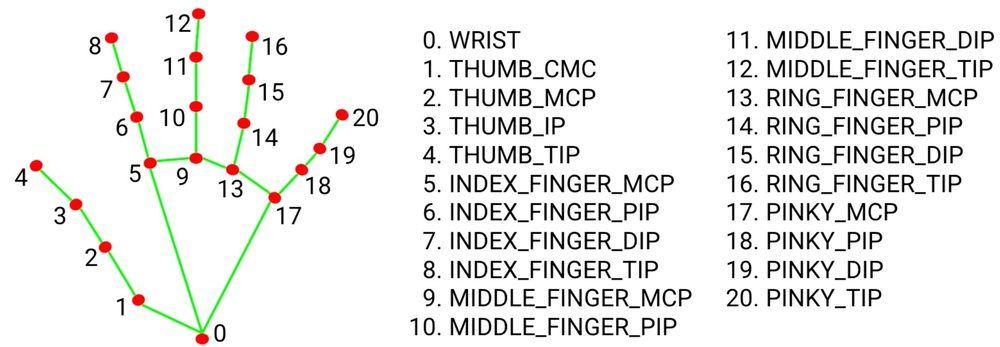
#> input picture IA/Programacion/Ejercicios/piedra_papel_tijera/images/handlandmarker.jpg, 1000 x 347 px, shrunk from 2146 x 744 before the run, given in place of the camera
$ python piedra_papel_tijera_opencv.py
#> lines starting #> are read from the running program, lines starting #| are printed output that depends on the picture; after the words box and inside, x2 and y2 are one past the last pixel; in counts of white or black regions, pixels touching at a corner belong together
import cv2 as cv
import numpy as np

cam = cv.VideoCapture(0)
cv.namedWindow("Cam")

esc = False
while not esc:
    if cv.waitKey(10) & 0xFF == 27 or cv.getWindowProperty("Cam", cv.WND_PROP_VISIBLE) < 1.0: esc = True
#> (key Esc is pressed here)

    # Recogo el frame y lo muestro
    _, frame = cam.read()
#> frame is the input picture: shape (347, 1000, 3); mean B, G, R 233.1, 234.7, 234.8
    cv.imshow("Cam", frame)

    img1 = frame
    img_cnt = cv.cvtColor(img1, cv.COLOR_RGB2RGBA)
    # img_cnt = cv.cvtColor(img1, cv.COLOR_BGR2RGB)

    # Lo paso a hsv y recogo solamente el valor V
    img1 = cv.cvtColor(img1, cv.COLOR_BGR2HSV)
#> img1: shape (347, 1000, 3); mean H, S, V 5.8, 3.7, 236.3
    img1 = img1[:,:,2] # img1 = img1[:,:,-1]
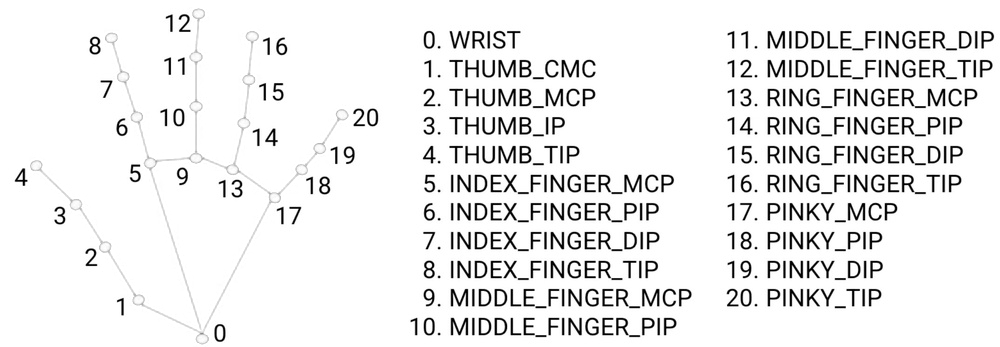
#> img1: shape (347, 1000); min 0, max 255, mean 236.3

    # cv.GaussianBlur(img1, (5,5), 10, 10) # ??????
    ret, th1 = cv.threshold(img1, 140, 255, cv.THRESH_BINARY)
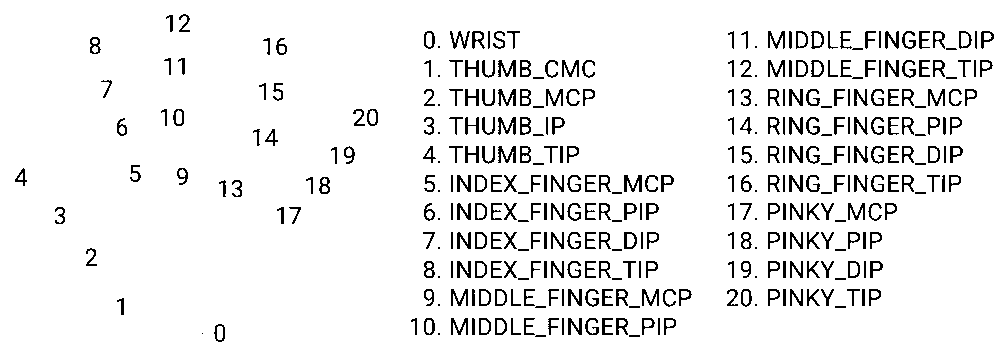
#> th1: shape (347, 1000); 92.7% white; black in thin lines or dots
    kernel = np.ones((5,5), np.uint8)
    kernel = cv.getStructuringElement(cv.MORPH_ELLIPSE, (3,3))

    img2 = cv.morphologyEx(th1, cv.MORPH_OPEN, kernel, iterations=8)
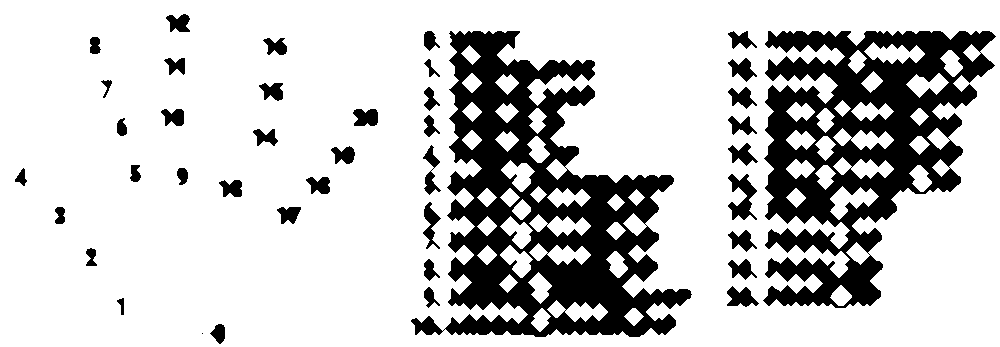
#> img2: shape (347, 1000); 78.6% white; 41 black regions (1 under 20 px), largest, box (x1, y1, x2, y2) and area: (411, 31, 692, 337) 34811, (763, 31, 996, 308) 29985, (728, 174, 757, 220) 672
    img2 = cv.morphologyEx(img2, cv.MORPH_CLOSE, kernel, iterations=2)
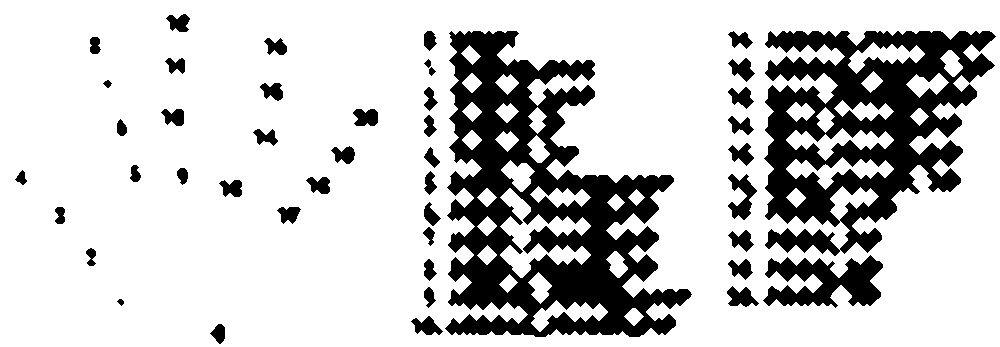
#> img2: shape (347, 1000); 78.9% white; 45 black regions, largest, box (x1, y1, x2, y2) and area: (445, 31, 692, 337) 34238, (764, 31, 996, 256) 26104, (763, 255, 883, 308) 3657

    umbral_minimo = 50
    umbral_maximo = 100

    cn = cv.Canny(img2, umbral_minimo, umbral_maximo)
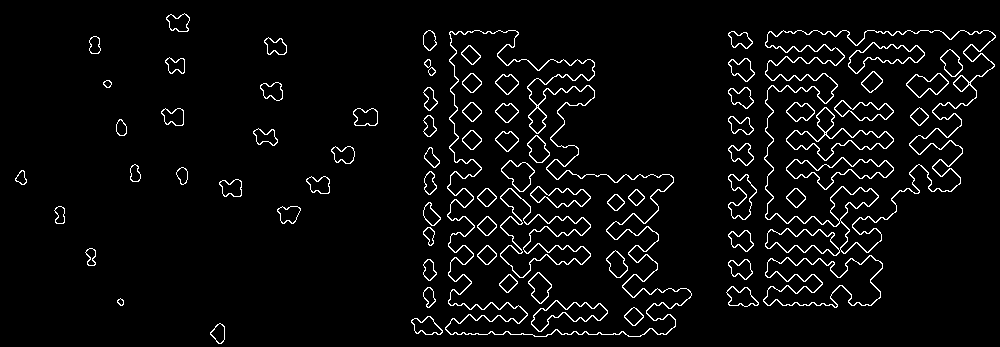
#> cn: shape (347, 1000); 4.3% white in thin lines or dots
    contornos, _ = cv.findContours(cn.copy(), cv.RETR_EXTERNAL, cv.CHAIN_APPROX_SIMPLE)
#> contornos = 45 contours; largest, box (x1, y1, x2, y2) and area: (445, 30, 692, 337) 44497, (764, 30, 996, 256) 34215, (763, 255, 883, 308) 3810, (728, 174, 757, 220) 683, (726, 286, 759, 307) 410

    for cnt in contornos:
        M = cv.moments(cnt)

        if M['m00'] != 0:
            cx = int(M["m10"]/M['m00'])
            cy = int(M["m01"]/M['m00'])
            cv.circle(img_cnt, (cx,cy), 5, (0,0,255),4)

        area = cv.contourArea(cnt)
        perimetro = cv.arcLength(cnt, True)
        approx = cv.approxPolyDP(cnt, 0.001*perimetro, True)
        cv.drawContours(img_cnt, [approx], -1, (0,255,0),4)
        # TODO dado el perimetro y el area decir si es piedra,papel o tijera

        cv.imshow("Contornos", img_cnt)
#> this loop made 45 passes
#> (cx, cy, area, perimetro) on passes 1 to 12: (218, 333, 193, 55.11), (426, 326, 357, 91.4), (120, 301, 31, 21.31), (428, 296, 154.5, 54.53), (740, 296, 410.5, 100.5), (740, 268, 308, 81.74), (428, 269, 185.5, 57.36), (824, 281, 3810.5, 580.6), (90, 256, 118.5, 53.7), (741, 239, 322.5, 83.98), (429, 234, 122.5, 49.7), (288, 213, 279.5, 75.01)
#> pass 2, `cv.imshow("Contornos", img_cnt)`:
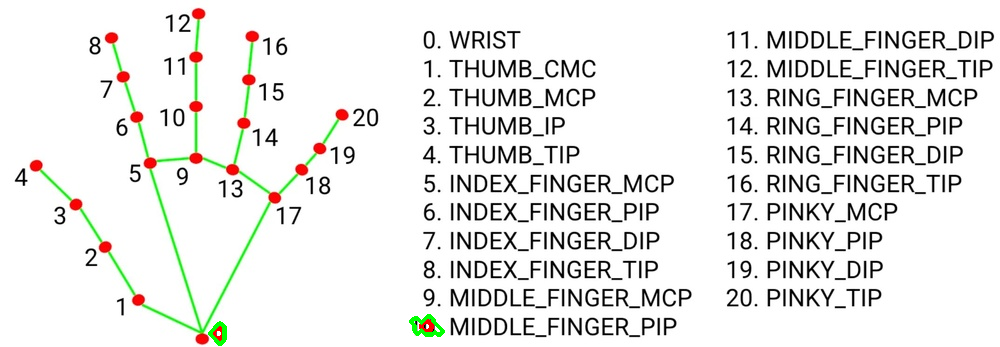
#> window 'Contornos': shape (347, 1000, 4); mean B, G, R, A 232.7, 234.7, 234.5, 254.4
#> after the loop:
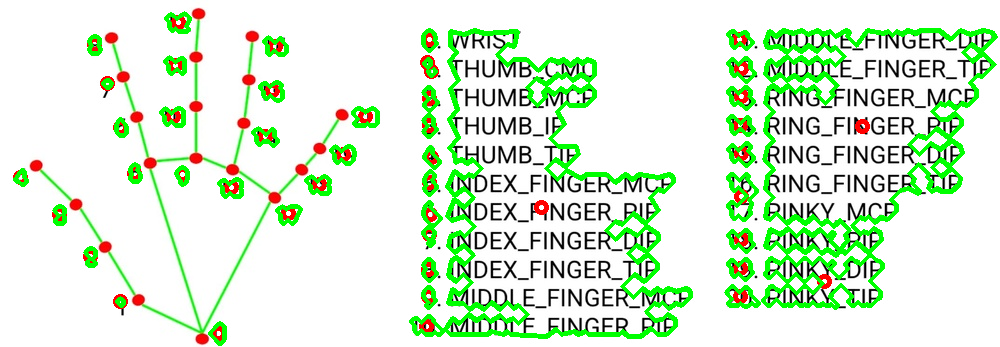
#> img_cnt: shape (347, 1000, 4); mean B, G, R, A 212.4, 238, 216.7, 228.3

cam.release()
cv.destroyAllWindows()
